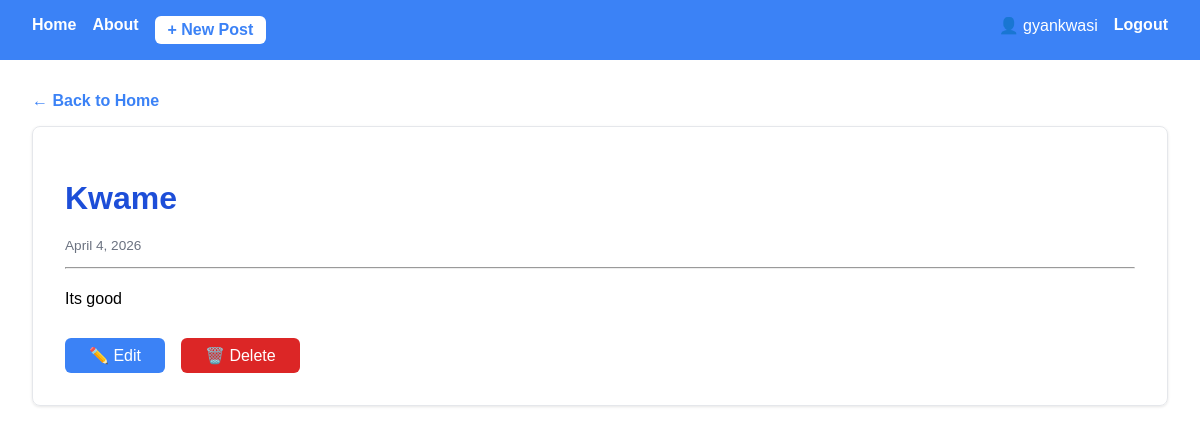
Page /post/7/ (signed in) on the committed database.
### blog/models.py (models this page shows, shortened)
class Post(models.Model):
    title = models.CharField(max_length=200)
    content = models.TextField()
    date = models.DateTimeField(auto_now_add=True)

### blog/views.py (the view)
# urls.py: path('post/<int:pk>/', views.post_detail, name='post_detail'),
def post_detail(request, pk):
    post = Post.objects.get(pk=pk)
    return render(request, 'blog/post_detail.html', {'post': post})

### blog/templates/blog/post_detail.html (shortened to what this page needs)
{% extends 'blog/base.html' %}
{% block content %}
<a href="/" style="
        color: #3b82f6;
        text-decoration: none;
        font-weight: bold;
    ">← Back to Home</a>
<div style="
        border: 1px solid #e5e7eb;
        border-radius: 8px;
        padding: 2rem;
        margin-top: 1rem;
        box-shadow: 0 1px 3px rgba(0,0,0,0.1);
    ">
    <h1 style="color: #1d4ed8;">{{ post.title }}</h1>
    <p style="color: #6b7280; font-size: 0.85rem;">
        {{ post.date|date:"F j, Y" }}
    </p>
    <hr>
    <p style="line-height: 1.8;">{{ post.content }}</p>
    <div style="margin-top: 1.5rem; display: flex; gap: 1rem;">
        <a href="{% url 'post_edit' post.pk %}" style="
                background: #3b82f6;
                color: white;
                padding: 0.5rem 1.5rem;
                border-radius: 6px;
                text-decoration: none;
            ">✏️ Edit</a>
        <a href="{% url 'post_delete' post.pk %}" style="
                background: #dc2626;
                color: white;
                padding: 0.5rem 1.5rem;
                border-radius: 6px;
                text-decoration: none;
            ">🗑️ Delete</a>
    </div>
</div>
{% endblock %}

### blog/templates/blog/base.html (shortened to what this page needs)
<!DOCTYPE html>
<html lang="en">
<head>
</head>
<body>
    <nav>
        <a href="/">Home</a>
        <a href="/about/">About</a>
        {% if user.is_authenticated %}
        <a href="/post/create/" style="
                    background: white;
                    color: #3b82f6;
                    padding: 0.3rem 0.8rem;
                    border-radius: 6px;
                ">+ New Post</a>
        <span style="color: white; margin-left: auto;">
            👤 {{ user.username }}
        </span>
        <a href="/logout/" style="color: white;">Logout</a>
        {% else %}
        <a href="/login/" style="color: white; margin-left: auto;">Login</a>
        <a href="/register/" style="color: white;">Register</a>
        {% endif %}
    </nav>
    <div class="content">
        {% block content %}{% endblock %}
    </div>
</body>
</html>

### blog/templates/blog/base.html (style rules this page uses)
body { font-family: Arial, sans-serif; margin: 0; }
nav { background: #3b82f6; padding: 1rem 2rem; display: flex; gap: 1rem; }
nav a { color: white; text-decoration: none; font-weight: bold; }
.content { padding: 2rem; }

### rows in the picture
Post: title "Kwame", date "April 4, 2026", content "Its good"

### other values in the picture
{{ user.username }} "gyankwasi"
